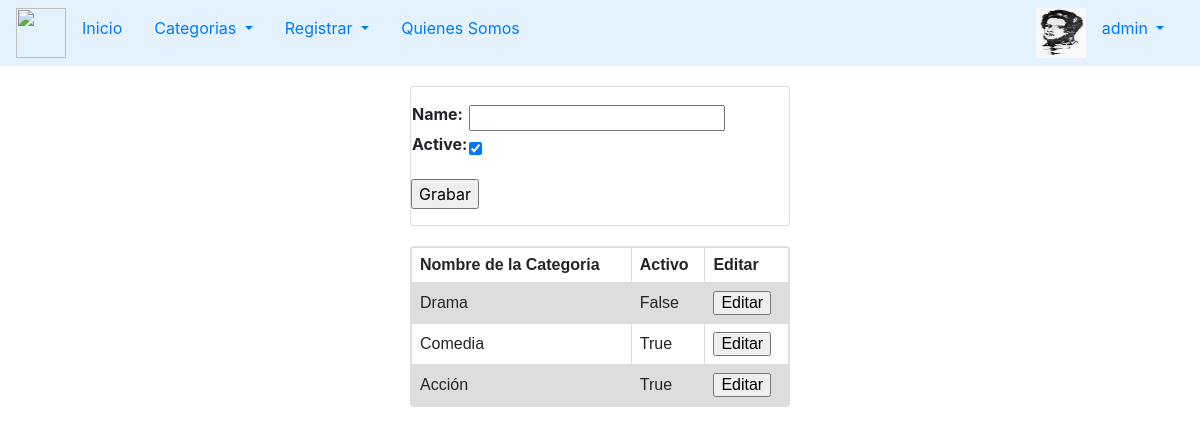
/Movies/createCategory/ (signed in), run on an earlier commit of the app's database.
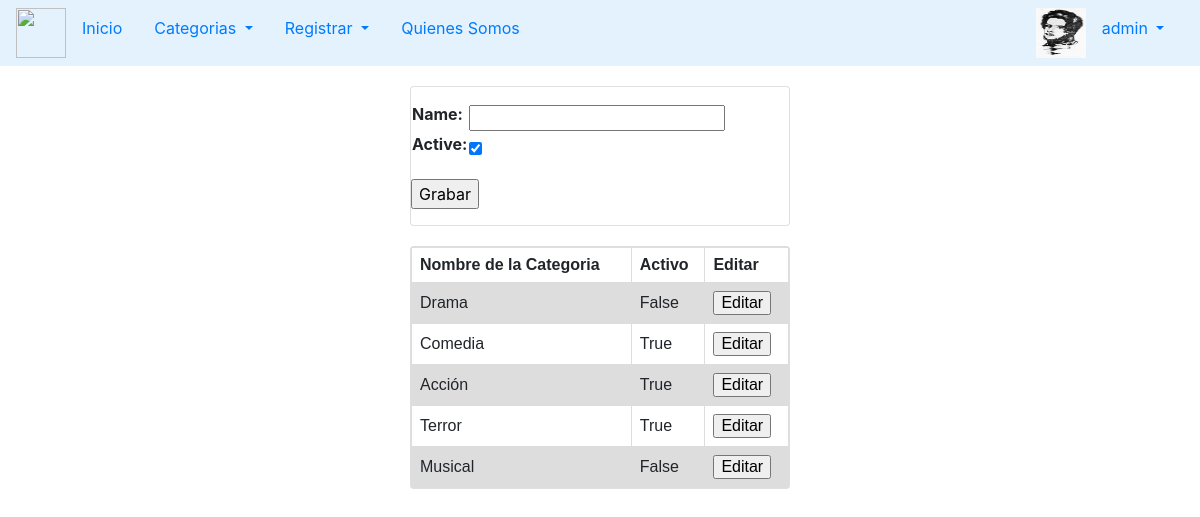
And on a later commit of the database.
### Users/models.py (models this page shows)
class UserProfile(models.Model):
    user        = models.OneToOneField(User, on_delete = models.CASCADE, related_name='profile')
    first_name  = models.CharField(max_length=50, null=True, blank=True)
    last_name   = models.CharField(max_length=50, null=True, blank=True)
    email       = models.EmailField(null=True, blank=True)
    date_birth  = models.DateField(null=True, blank=True)
    avatar      = models.ImageField(upload_to='avatar', null=True, blank=True)

### Movies/models.py (models this page shows)
class categories(models.Model):
    name   = models.CharField(max_length=100)
    active = models.BooleanField( default=True)

### Movies/views.py (the view, shortened to what this page needs)
# urls.py: path("createCategory/",createCategory),
def createCategory(request):
    print(1)
    categories_active = categories.objects.filter(active = True)
    if request.method == 'GET':
        categories_all = categories.objects.all()
        context = {
                    'categories':categories_active,
                    'categories_all':categories_all,
                    'form':CategoryForm()
        }
        return render(request,'Movies/categories.html',context=context)

### Movies/forms.py
class CategoryForm(forms.ModelForm ):
    class Meta:
        model = categories
        fields = ['name','active']

### Templates/Movies/categories.html (shortened to what this page needs)
{% extends 'menu.html'%}
{% block content %}
    <div class="card" style=" margin: 20px 410px 20px;">
        {% if form %}
            <form action="" method="POST">
                <table>
                    {{form.as_table}}
                </table>
                <input type="submit" value="Grabar">
            </form>
        {% endif %}
    </div>
    <div class="card" style=" margin: 20px 410px 20px;">
        <table class="tabla">
            <tr class="fila">
                <th class="celda">Nombre de la Categoria</th>
                <th class="celda">Activo</th>
                <th class="celda">Editar</th>
            </tr>
            {% if categories_all %}
            {% for category in categories_all%}
                <tr class="fila">
                    <td class="celda">{{category.name}}</td>
                    <td class="celda">{{category.active}}</td>
                    <td class="celda"><input type="submit" value="Editar"></td>
                </tr>
            {% endfor %}
            {% endif %}
        </table>
    </div>
{% endblock %}

### Templates/menu.html (shortened to what this page needs)
<!DOCTYPE html>
<html lang="en">
<head>
    <link rel="stylesheet" href="https://cdn.jsdelivr.net/npm/bootstrap@4.6.2/dist/css/bootstrap.min.css">
</head>
<body>
    <nav class="navbar navbar-light" style="background-color: #e3f2fd;">
        <ul class="nav">
            <img src="https://www.jimdo.com/static/ab2ee7b411a610479211ac292fd89ef4/5ce94/Logo_LogoExample_Header_4_ES.png" width="50" height="50" alt="">
            <li class="nav-item">
                <a class="nav-link active" href="/">Inicio</a>
            </li>
            <div class="btn-group">
                <a class="nav-link dropdown-toggle" href="#" role="button" data-toggle="dropdown" aria-expanded="false">
                  Categorias
                </a>
            </div>
            {% if request.user.is_authenticated %}
                {% if request.user.is_superuser %}
                    <div class="btn-group">
                        <a class="nav-link dropdown-toggle" href="#" role="button" data-toggle="dropdown" aria-expanded="false">
                            Registrar
                        </a>
                    </div>
                {% endif %}
            {% endif %}
            <li class="nav-item">
                <a class="nav-link" href="#">Quienes Somos</a>
            </li>
            <div class="btn-group"  style="margin-left: 500px">
                {% if request.user.is_authenticated %}
                    {% if request.user.profile.avatar.url != '' %}
                        <img src="{{request.user.profile.avatar.url}}" width="50px" height="50px" >
                    {% endif %}
                    <a class="nav-link dropdown-toggle" href="#" role="button" data-toggle="dropdown" aria-expanded="false">
                        {{request.user}}
                    </a>
                {% else %}
                    <a class="nav-link dropdown-toggle" href="#" role="button" data-toggle="dropdown" aria-expanded="false">
                        USUARIO
                    </a>
                {% endif %}
            </div>
        </ul>
    </nav>
    {% block content %}{% endblock %}
</body>
</html>

### Templates/Movies/categories.html (style rules this page uses)
.tabla { font-family: arial, sans-serif; border-collapse: collapse; width: 100%; }
.celda { border: 1px solid #dddddd; text-align: left; padding: 8px; }
.fila:nth-child(even) { background-color: #dddddd; }

What changed in the data, as far as the page shows it:
added categories: name "Terror", active "True"
added categories: name "Musical", active "False"
